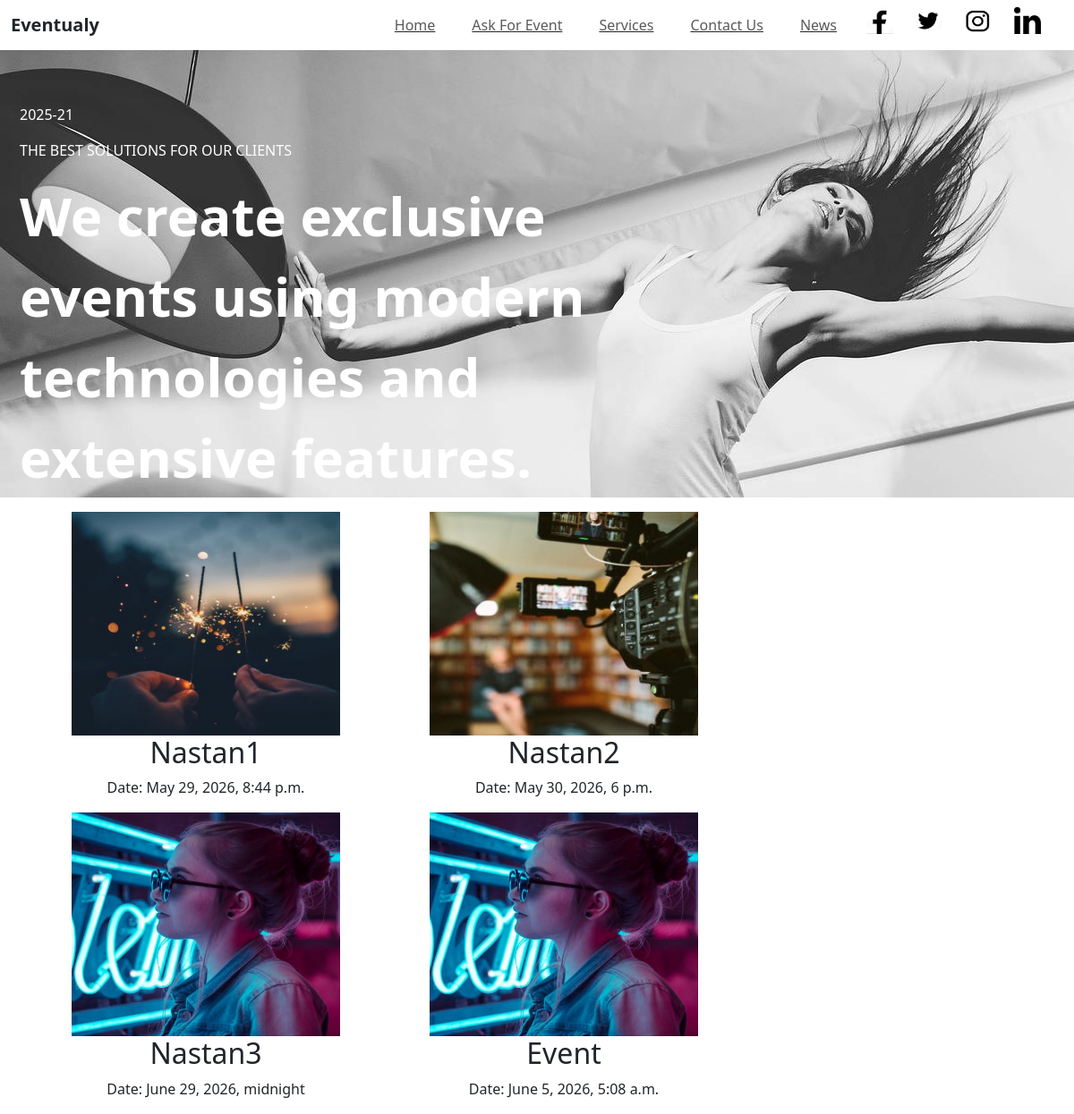
Page /index/ (signed in) on the committed database.
### app_nastani/models.py (models this page shows, shortened)
class Nastan(models.Model):
    ime = models.CharField(max_length=100)
    datum = models.DateTimeField()
    slika = models.ImageField(upload_to="images")
    user = models.ForeignKey(User, on_delete=models.CASCADE)
    bendovi = models.ManyToManyField(Bend)
    na_otvoreno = models.BooleanField(default=False)
    lokacija = models.CharField(max_length=100, null=True, blank=True)
    opis = models.CharField(max_length=100, null=True, blank=True)

### app_nastani/views.py (the view)
# urls.py: path('index/', app_nastani_views.index, name='index'),
def index(request):
    nastani = Nastan.objects.filter(user=request.user)
    context = {'nastani': nastani}
    return render(request, 'index.html', context)

### templates/index.html (shortened to what this page needs)
{% load static %}
<!DOCTYPE html>
<html lang="en">
<head>
    <link rel="stylesheet" href="{% static 'bootstrap.css' %}">
</head>
<body>
<nav class="navbar navbar-expand-lg">
    <div class="container-fluid">
        <a class="navbar-brand fw-bold text-dark" href="#">Eventualy</a>
        <div class="collapse navbar-collapse">
            <ul class="navbar-nav ms-auto">
                <li class="nav-item text-decoration-underline" style="padding-right:25px;">
                    <a class="nav-link" aria-current="page" href="#">Home</a>
                </li>
                <li class="nav-item text-decoration-underline" style="padding-right:25px;">
                    <a class="nav-link" aria-current="page" href="{% url 'add' %}">Ask For Event</a>
                </li>
                <li class="nav-item text-decoration-underline" style="padding-right:25px;">
                    <a class="nav-link" aria-current="page" href="#">Services</a>
                </li>
                <li class="nav-item text-decoration-underline" style="padding-right:25px;">
                    <a class="nav-link" aria-current="page" href="#">Contact Us</a>
                </li>
                <li class="nav-item text-decoration-underline" style="padding-right:25px;">
                    <a class="nav-link" aria-current="page" href="#">News</a>
                </li>
                <li class="nav-item text-decoration-underline" style="padding-right:25px;">
                    <img src="../media/images/Screenshot 2026-05-29 225858.png" style="width: 30px; height: 30px;"/>
                </li>
                <li class="nav-item text-decoration-underline" style="padding-right:25px;">
                    <img src="../media/images/Screenshot 2026-05-29 225913.png" style="width: 30px; height: 30px;"/>
                </li>
                <li class="nav-item text-decoration-underline" style="padding-right:25px;">
                    <img src="../media/images/Screenshot 2026-05-29 225943.png" style="width: 30px; height: 30px;"/>
                </li>
                <li class="nav-item text-decoration-underline" style="padding-right:25px;">
                    <img src="../media/images/linkedin-icon-1-logo-png-transparent.png"
                         style="width: 30px; height: 30px;"/>
                </li>
            </ul>
        </div>
    </div>
</nav>
<div class="container-fluid"
     style="background-image: url('/media/images/mbr-1920x1277.jpg'); height: 500px; background-position: 0px -390px; background-repeat: no-repeat;">
    <div style="padding-top: 60px; color: white; padding-left: 10px;">
        <p>2025-21</p>
        <p>THE BEST SOLUTIONS FOR OUR CLIENTS</p>
        <p class="fw-bold" style="font-size: 60px; width: 800px;">We create exclusive events using modern technologies and extensive features.</p>
    </div>
</div>
<div class="container">
    <div class="row mt-3">
        {% for nastan in nastani %}
            <div class="col col-4 text-center" style="width: 400px;">
                <img src="{{nastan.slika.url}}" style="width: 300px; height: 250px;" class="card-img-top">
                <div class="card-body">
                    <h2 class="card-text">{{nastan.ime}}</h2>
                    <p class="card-text">Date: {{nastan.datum}}<p/>
                </div>
            </div>
        {% endfor %}
    </div>
</div>
</body>
</html>

### rows in the picture
Nastan: slika (picture), ime "Nastan1", datum "May 29, 2026, 8:44 p.m."
Nastan: slika (picture), ime "Nastan2", datum "May 30, 2026, 6 p.m."
Nastan: slika (picture), ime "Nastan3", datum "June 29, 2026, midnight"
Nastan: slika (picture), ime "Event", datum "June 5, 2026, 5:08 a.m."
